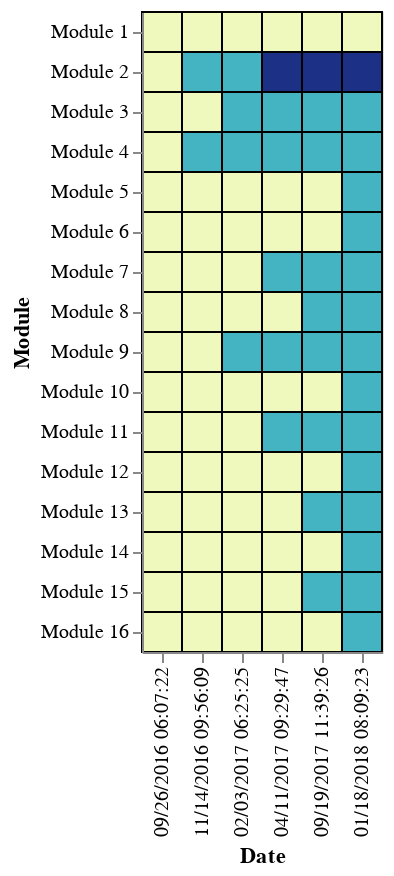

Notebook cell for this chart:
### Code cell
#plot heat map for each bus that changes colour each time a module is replaced

select_bus = alt.selection_single(
    name='Select', fields=['Bus'], init={'Bus': 1},
    bind=alt.binding_range(min=1, max=130, step=1)
)

chart = alt.Chart(df_heatmap).mark_rect(stroke='black').encode(
    x=alt.X('Date', title="Date", sort=None),
    y=alt.Y('Module', title="Module", sort=None),
    color=alt.Color('value', legend=None)
).add_selection(select_bus).transform_filter(select_bus)

chart

### Figure 1 — Vega-Lite specification as saved in the notebook (floating-point values rounded to 4 significant figures; data arrays with more than 128 entries replaced by an {"elided": "..."} marker saying what was removed)
{"config": {"view": {"continuousWidth": 400, "continuousHeight": 300}}, "data": {"name": "data-7db754095c67eb5d72052d2c0cfa736d"}, "mark": {"type": "rect", "stroke": "black"}, "encoding": {"color": {"type": "quantitative", "field": "value", "legend": null}, "x": {"type": "nominal", "field": "Date", "sort": null, "title": "Date"}, "y": {"type": "nominal", "field": "Module", "sort": null, "title": "Module"}}, "selection": {"Select": {"type": "single", "fields": ["Bus"], "init": {"Bus": 1}, "bind": {"input": "range", "max": 130, "min": 1, "step": 1}}}, "transform": [{"filter": {"selection": "Select"}}], "$schema": "https://vega.github.io/schema/vega-lite/v4.8.1.json", "datasets": {"data-7db754095c67eb5d72052d2c0cfa736d": {"elided": "10320 records"}}}
